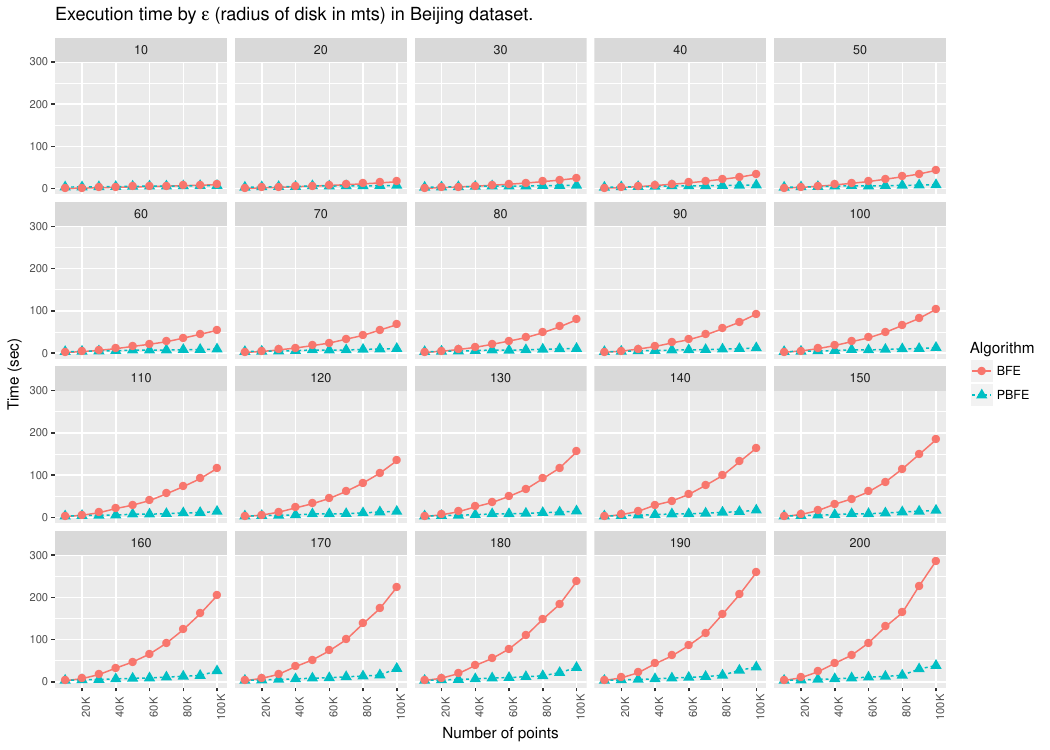

Recreate this plot in R.
library(data.table)
library(ggplot2)
library(reshape)
library(xtable)

data <- read.csv("Beijing10K-100K_E10-200.csv", header = F)
dataset <- "50K"
#data <- data[data$V3 == dataset,c(1,2,5)]

data <- data[,c(1,2,3,5)]
names(data) = c("Algorithm","Epsilon", "Dataset", "Time")
reorder = c("10K", "20K", "30K", "40K", "50K", "60K", "70K", "80K", "90K", "100K")
data$Dataset = factor(data$Dataset, levels = reorder)
data <- data.table(data)
# data <- unique(data[, Time:=mean(Time), by=list(Algorithm, Epsilon)])

title=expression(paste("Execution time by ",epsilon," (radius of disk in mts) in Beijing dataset."))
g = ggplot(data=data, aes(x=factor(Dataset), y=Time, group=Algorithm, colour=Algorithm, shape=Algorithm)) +
  geom_line(aes(linetype=Algorithm)) +
  geom_point(size=2.5) +
  labs(title=title,y="Time (sec)") + 
  scale_x_discrete("Number of points", breaks=c("20K","40K","60K","80K", "100K")) +
  theme(axis.text.x=element_text(size=8, angle=90),axis.text.y=element_text(size=8)) +
  facet_wrap(~Epsilon)

pdf("Beijing10K-100K_E10-200.pdf", width = 10.5, height = 7.5)
plot(g)
dev.off()

# table = cast(data, Cores ~ S)
# names(table) = c("Cores", labels)
# 
# table = xtable(table, caption = "Comparing the four versions of the Sieve of Erastosthenes.", label = "tab:table1", align="cccccc")
# addtorow <- list()
# addtorow$pos <- list(0)
# addtorow$command <- c(paste0("\\textbf{Number of} & \\multicolumn{4}{c}{\\textbf{", legend_title,"}} \\\\\n \\textbf{Cores} & \\textbf{", paste0(labels, collapse = "} & \\textbf{"), "} \\\\\n"))
# print(table, include.rownames=F, add.to.row = addtorow, booktabs = T, include.colnames=F, file="tbl_table.tex")